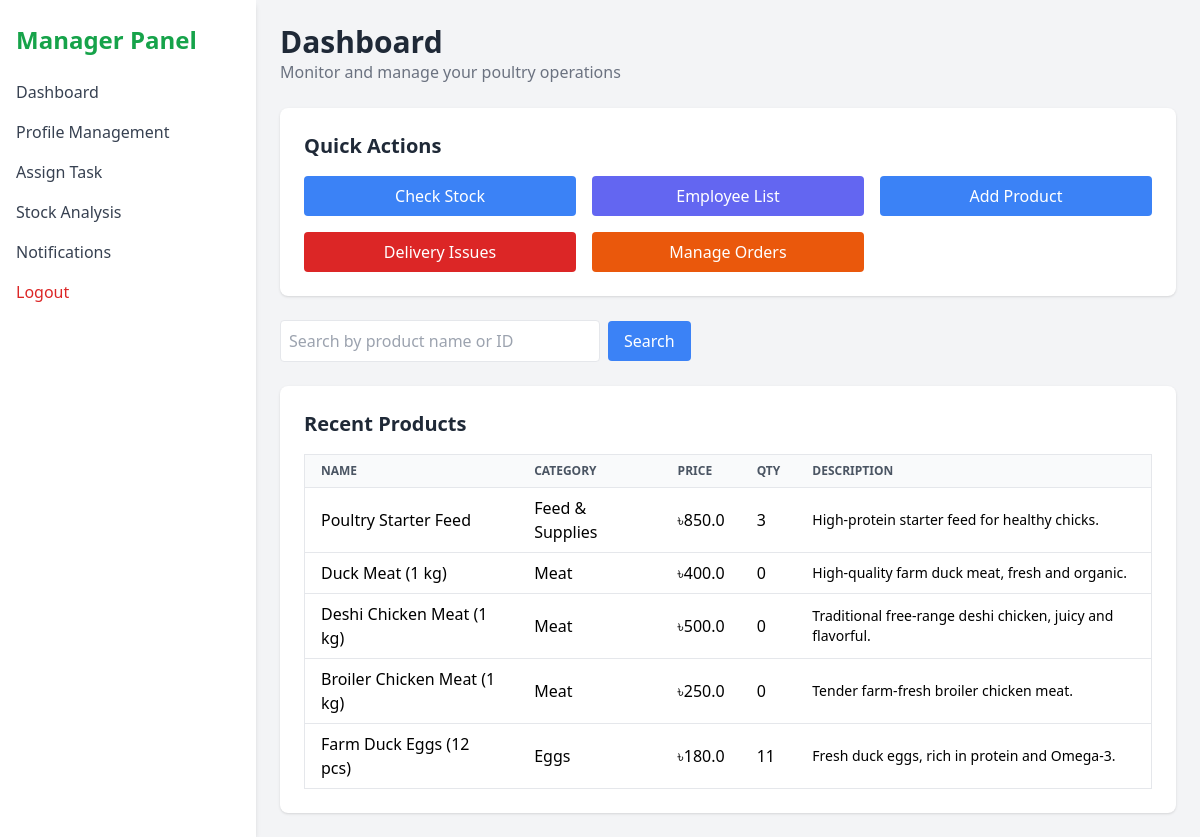
The app's page /manager-dashboard (signed in), older data.
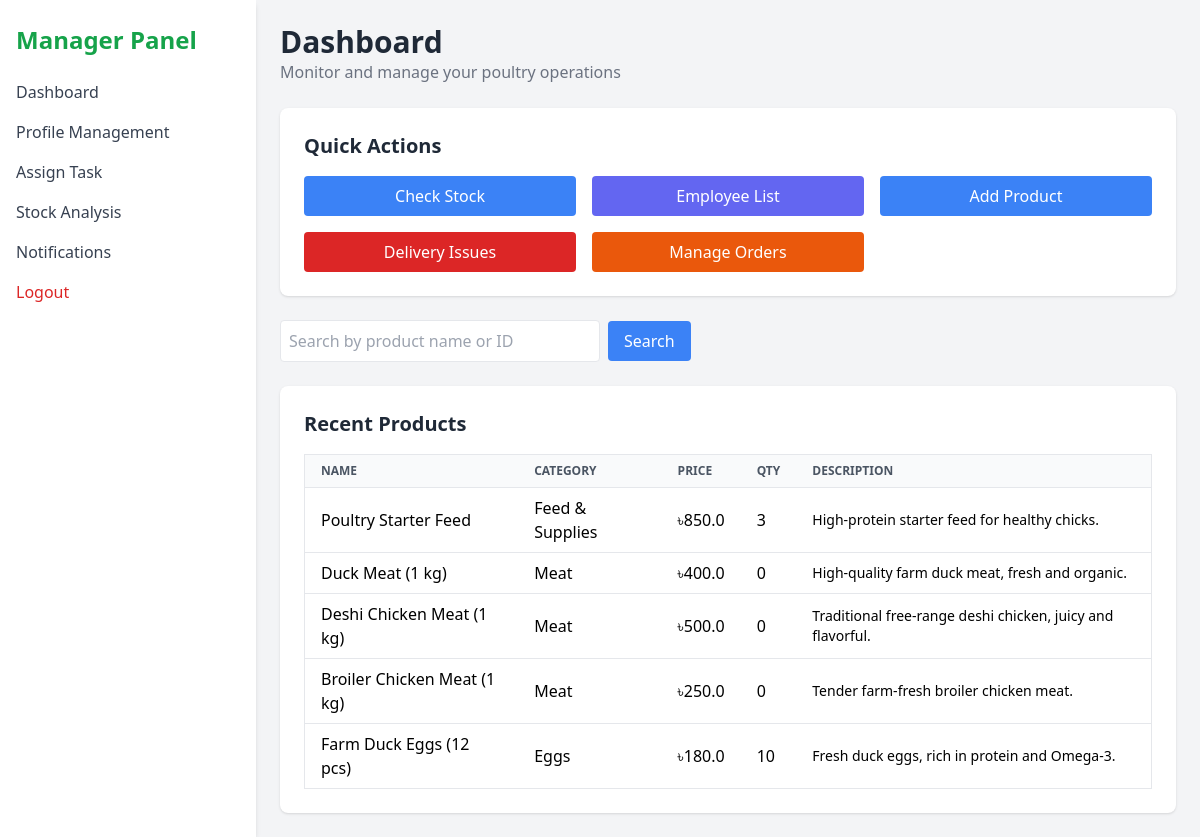
The same page, newer data.
### models.py (models this page shows, shortened)
class Product(db.Model):
    id = db.Column(db.Integer, primary_key=True)
    name = db.Column(db.String(100), nullable=False)
    category = db.Column(db.String(100), nullable=False)
    quantity = db.Column(db.Integer, nullable=False)
    unit_price = db.Column(db.Float, nullable=False)
    product_description = db.Column(db.String(200), nullable=True)
    image = db.Column(db.String(100), nullable=True)  # Add this line for the image
    added_by = db.Column(db.Integer, db.ForeignKey('user.id'), nullable=False)

### app.py (the view)
@app.route('/manager-dashboard')
def manager_dashboard():
    user_id = session.get('user_id')
    user = db.session.get(User, user_id)
    if not user or user.role != 'manager':
        return redirect(url_for('login'))
    query = request.args.get('q', '').strip()
    if query:
        products = Product.query.filter(
            (Product.name.ilike(f'%{query}%')) |
            (Product.category.ilike(f'%{query}%')) |
            (db.cast(Product.id, db.String).ilike(f'%{query}%'))
        ).order_by(Product.id.desc()).all()
    else:
        products = Product.query.order_by(Product.id.desc()).limit(5).all()
    return render_template('manager-dashboard.html', user=user, recent_products=products, query=query)

### templates/manager-dashboard.html (shortened to what the changed rows need)
<!DOCTYPE html>
<html lang="en">
<head>
  <script src="https://cdn.tailwindcss.com"></script>
</head>
<body class="bg-gray-100 min-h-screen">
  <div class="flex h-screen">
    <aside class="w-64 bg-white shadow-md px-4 py-6">
      <h1 class="text-2xl font-bold text-green-600 mb-6">Manager Panel</h1>
    </aside>
    <main class="flex-1 p-6 overflow-y-auto">
      <header class="mb-6">
        <h2 class="text-3xl font-semibold text-gray-800">Dashboard</h2>
      </header>
      <section class="bg-white p-6 rounded-lg shadow mt-6">
        {% if recent_products %}
        <div class="overflow-x-auto">
          <table class="min-w-full bg-white border">
            <thead>
              <tr class="bg-gray-50 text-left text-xs font-semibold text-gray-600 uppercase">
                <th class="py-2 px-4 border-b">Name</th>
                <th class="py-2 px-4 border-b">Category</th>
                <th class="py-2 px-4 border-b">Price</th>
                <th class="py-2 px-4 border-b">Qty</th>
                <th class="py-2 px-4 border-b">Description</th>
              </tr>
            </thead>
            <tbody>
              {% for product in recent_products %}
              <tr class="border-b">
                <td class="py-2 px-4">{{ product.name }}</td>
                <td class="py-2 px-4">{{ product.category }}</td>
                <td class="py-2 px-4">৳{{ product.unit_price }}</td>
                <td class="py-2 px-4">{{ product.quantity }}</td>
                <td class="py-2 px-4 text-sm">{{ product.product_description or 'No description' }}</td>
              </tr>
              {% endfor %}
            </tbody>
          </table>
        </div>
        {% else %}
        <p class="text-gray-500">No products found for your search.</p>
        {% endif %}
      </section>
    </main>
  </div>
</body>
</html>

Row changes from the older to the newer data that the page shows:
changed Product "Farm Duck Eggs (12 pcs)": quantity "11" → "10"
